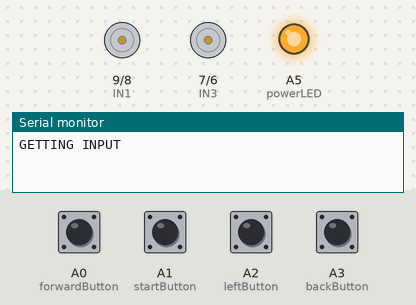
This sketch was run on a simulated Arduino Nano, built with avr-gcc and run on an emulated ATmega328P. Shown: motor-driver pin pairs drawn as motors (green arrow = first pin HIGH = forward, orange = second pin HIGH = backward, longer = more drive, scaled by the enable pin), output pins drawn as LEDs (lit = HIGH), the last lines printed to the serial monitor. The test bench sets the inputs (shaded band); at power-on: A0 (forwardButton), A1 (startButton), A2 (leftButton), A3 (backButton) HIGH.

Above: at 1.2 s.
1.3 s: A0 (forwardButton) pulled LOW for 0.15 s
2.9 s: A1 (startButton) pulled LOW for 0.15 s
At 5.0 s:
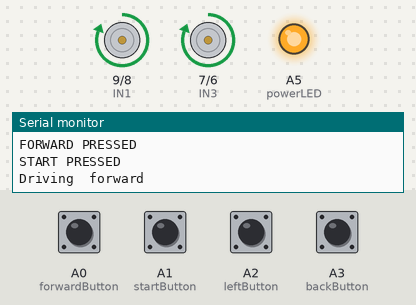
6.0 s: A2 (leftButton) pulled LOW for 1 s
8.5 s: A1 (startButton) pulled LOW for 1 s
At 10.27 s:
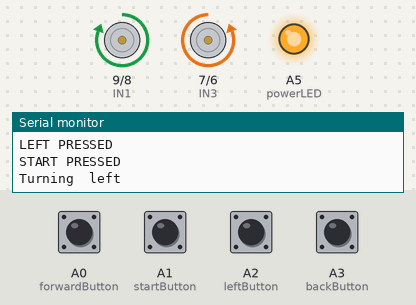
11.9 s: A3 (backButton) pulled LOW for 0.15 s
13.5 s: A1 (startButton) pulled LOW for 0.15 s
At 16.4 s:
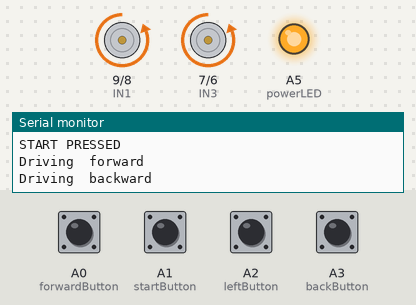
Timing chart, 0 to 17.6 s (numbered marks = the images above; inputs shaded):
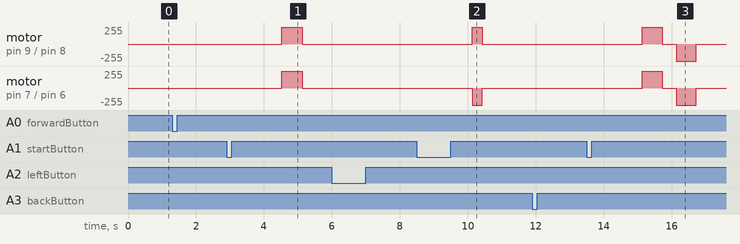

Measured:
- after the input at 2.9 s, motor on pin 9 (IN1) / pin 8 (IN2), motor on pin 7 (IN3) / pin 6 (IN4): stopped → forward 255/255 after 1.6 s, → stopped 0.60 s later
- after the input at 8.5 s, motor on pin 9 (IN1) / pin 8 (IN2): stopped → forward 255/255 after 1.6 s, → stopped 0.30 s later; motor on pin 7 (IN3) / pin 6 (IN4): stopped → backward 255/255 after 1.6 s, → stopped 0.30 s later
- after the input at 13.5 s, motor on pin 9 (IN1) / pin 8 (IN2), motor on pin 7 (IN3) / pin 6 (IN4): stopped → forward 255/255 after 1.6 s, → stopped 0.60 s later, → backward 255/255 0.40 s later, → stopped 0.60 s later

The sketch:

Prototype_1.ino
```cpp
//Prototype 1
//Parts: L298N, LEDs, Buttons, (Later) Accelerometer
//Not included: MPU6050 acceleromter and gyro

//Wiring:
//L298N - Arduino Nano//
//GND - GND
//+5V - Vin
//IN1 - D9
//IN2 - D8
//IN3 - D7
//IN4 - D6
//ENA - A1
//ENB - A0

#include <List.hpp>

//Button input pins
const int forwardButton = A0;
//const int rightButton = A4;//not used in this deliverable
const int leftButton = A2;
const int backButton = A3;
const int startButton = A1;

//LED output pins
//const int runningLED = 2;
//const int waitingLED = 3;
//const int finishedLED = 4;
const int powerLED = A5;

//Motor output pins
const int IN1 = 9;
const int IN2 = 8;
const int IN3 = 7;
const int IN4 = 6;
const int ENA = 5;
const int ENB = 4;

//Control settings
const int MOTOR_SPEED_BYTE = 130;//Values lower than this won't work for unknown reasons
const int TURN_TIME = 300; //Should turn about 90 degrees
const int DRIVE_TIME = 600; //Should drive about 20 centimeters
const int ACCELERATION_TIME = 2000;
const int DECELERATION_TIME = 2000;
const int BUTTON_CHECK_DELAY = 20; //50 Hz refresh rate
const int FINISHED_DELAY = 1000;
const int INSTRUCTION_GAP = 400;
const int START_RUNNING_GAP = 600;

//Variables for storing instructions
enum Instruction { FORWARD, BACKWARD, LEFT, RIGHT, EMPTY } ;
List<Instruction> instructions;

//Variables for button inputs
Instruction pendingInstruction = EMPTY;
Instruction lastInstruction = EMPTY;
bool pendingStart;

void setup() {
  Serial.begin(9600);

  //Set motor controls as output
  pinMode(IN1, OUTPUT);
  pinMode(IN2, OUTPUT);
  pinMode(IN3, OUTPUT);
  pinMode(IN4, OUTPUT);
  pinMode(ENA, OUTPUT);
  pinMode(ENB, OUTPUT);

  analogWrite(ENA, 255);
  analogWrite(ENB, 255);

  //Set LEDs as output
//  pinMode(runningLED, OUTPUT);
  pinMode(powerLED, OUTPUT);
//  pinMode(waitingLED, OUTPUT);
//  pinMode(finishedLED, OUTPUT);

  //Set buttons as input pullups
  pinMode(forwardButton, INPUT_PULLUP);
  pinMode(backButton, INPUT_PULLUP);
  pinMode(leftButton, INPUT_PULLUP);
//  pinMode(rightButton, INPUT_PULLUP);
  pinMode(startButton, INPUT_PULLUP);

  //Turn power LED on
  digitalWrite(powerLED, HIGH);
}

void loop() {
  //Waiting
//  digitalWrite(finishedLED, LOW);
//  digitalWrite(waitingLED, HIGH);
  GetInput();
  delay(1000);


  //Running
//  digitalWrite(waitingLED, LOW);
//  digitalWrite(runningLED, HIGH);
  delay(START_RUNNING_GAP);
  RunInstructions();

  //Finished
  Serial.println("FINISHED RUNNING... RESTARTING");
//  digitalWrite(runningLED, LOW);
//  digitalWrite(finishedLED, HIGH);
  delay(FINISHED_DELAY);

}

///MAIN FUNCTIONS///
void GetInput() {
  Serial.println("GETTING INPUT");
  while(!pendingStart) {
    //Get input
    CheckButtons();
    //Add input to instructions
    if(pendingInstruction != EMPTY) {
      instructions.add(pendingInstruction);
      lastInstruction = pendingInstruction;
      pendingInstruction = EMPTY;
    }
    delay(BUTTON_CHECK_DELAY);
  }
  pendingStart = false;
  pendingInstruction = NULL;
}
void RunInstructions() {
  for(int i = 0; i < instructions.getSize(); i++) {
    RunInstruction(instructions.getValue(i));
    Stop();
    delay(INSTRUCTION_GAP);
  }
  instructions.clear();
}

///INPUT BUTTONS///
void CheckButtons() {
  //Wait for last button to be released
  if(lastInstruction != EMPTY) {
    int checkButton;
    switch(lastInstruction) {
      case FORWARD: checkButton = forwardButton; break;
      case BACKWARD: checkButton = backButton; break;
      case LEFT: checkButton = leftButton; break;
//      case RIGHT: checkButton = rightButton; break;
    }
    //Check the button is not being pressed
    if(digitalRead(checkButton) == HIGH) {
      lastInstruction = EMPTY;
    }
    else return;

  }
  //Because buttons are pullup, LOW is when pressed
  if(digitalRead(forwardButton) == LOW) {pendingInstruction = FORWARD; Serial.println("FORWARD PRESSED"); }
  else if(digitalRead(backButton) == LOW) {pendingInstruction = BACKWARD; Serial.println("BACKWARD PRESSED"); }
  else if(digitalRead(leftButton) == LOW) {pendingInstruction = LEFT; Serial.println("LEFT PRESSED"); }
//  else if(digitalRead(rightButton) == LOW) {pendingInstruction = RIGHT; Serial.println("RIGHT PRESSED"); }
  else if(digitalRead(startButton) == LOW) {pendingStart = true; Serial.println("START PRESSED"); }
}

///INSTRUCTION INTERPRETATION///
void RunInstruction(Instruction instruction) {
  switch(instruction) {
    case FORWARD: Drive(true); break;
    case BACKWARD: Drive(false); break;
    case LEFT: Turn(true); break;
    case RIGHT: Turn(false); break;
  }
}

///SPEED CONTROL FUNCTIONS///
void Accelerate() {
  Serial.println("Accelerating");
  for(int speedByte = 0; speedByte < 255; speedByte++) {
    analogWrite(ENA, speedByte);
    analogWrite(ENB, speedByte);
    delay(ACCELERATION_TIME/255);
  }
}
void Decelerate() {
  Serial.println("Decelerating");
  for(int speedByte = 255; speedByte >= 0; speedByte--) {
    analogWrite(ENA, speedByte);
    analogWrite(ENB, speedByte);
    delay(DECELERATION_TIME/255);
  }
}

///MOTOR CONTROL FUNCTIONS///
void Stop() {
  digitalWrite(IN1, LOW);
  digitalWrite(IN2, LOW);
  digitalWrite(IN3, LOW);
  digitalWrite(IN4, LOW);
}
void Drive(bool forward) {
  Serial.print("Driving ");
  Serial.println(forward ? " forward" : " backward");
  digitalWrite(IN1, forward);
  digitalWrite(IN2, !forward);
  digitalWrite(IN3, forward);
  digitalWrite(IN4, !forward);
  delay(DRIVE_TIME);
}
void Turn(bool left) {
  Serial.print("Turning ");
  Serial.println(left ? " left" : " right");
  digitalWrite(IN1, left);
  digitalWrite(IN2, !left);
  digitalWrite(IN3, !left);
  digitalWrite(IN4, left);
  delay(TURN_TIME);
}
```
